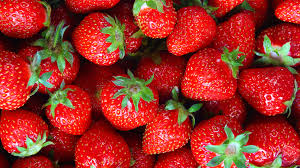
%> input picture assignments/1/color_constancy/strawberries.jpg, 300 x 168 px
$ octave --eval "result = AWB(imread('strawberries.jpg'));"   (GNU Octave 9; MATLAB toolbox functions it lacks are replaced by stand-ins)
%> lines starting %> are read from the running program, lines starting %| are printed output that depends on the picture
function [Ic] = AWB(I)


    I = im2double(I);

    % get the values for the color channels
    R = I(:,:,1);
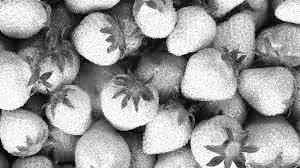
%> R: size 168x300 double; min 0, max 1, mean 0.614
    G = I(:,:,2);
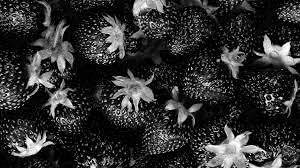
%> G: size 168x300 double; min 0, max 1, mean 0.19
    B = I(:,:,3);
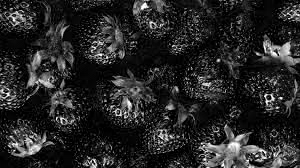
%> B: size 168x300 double; min 0, max 1, mean 0.152

    % get means of color channels
    Rm = mean(R(:));
%> Rm = 0.614
    Gm = mean(G(:));
%> Gm = 0.19
    Bm = mean(B(:));
%> Bm = 0.152

    % generate the corrected grayworld 128 part
    r = 128/Rm;
%> r = 208.6
    g = 128/Gm;
%> g = 674
    b = 128/Bm;
%> b = 840

    % initialize the "corrected" image with zeros
    [h, w, channels] = size(I);
%> h = 168; w = 300; channels = 3
    Ic = zeros(h, w, channels);

    % now we can do the correction
    % by multiplying the values
    % maybe this can be vectorized
    Ic(:,:,1) = I(:,:,1) * r;
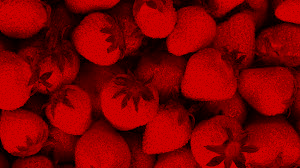
%> Ic: size 168x300x3 double; mean R, G, B 128, 0, 0
    Ic(:,:,2) = I(:,:,2) * g;
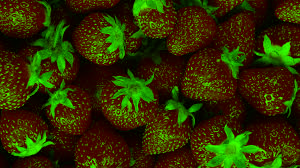
%> Ic: size 168x300x3 double; mean R, G, B 128, 128, 0; drawn with min black and max white
    Ic(:,:,3) = I(:,:,3) * b;
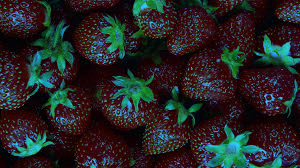
%> Ic: size 168x300x3 double; mean R, G, B 128, 128, 128; drawn with min black and max white

    Ic = uint8(Ic);
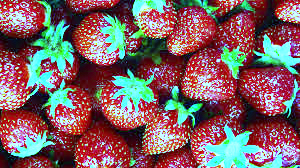
%> Ic: size 168x300x3 uint8; mean R, G, B 128, 97.6, 100.6

    % and show the figure
    figure(3)
    subplot(1,2,1)
    imshow(I)
    title('Original picture')
    subplot(1,2,2)
    imshow(Ic);
    title('Modified to be color constant')

end

$ run again, on assignments/1/color_constancy/awb.jpg
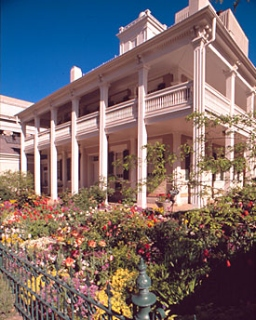
%> input picture assignments/1/color_constancy/awb.jpg, 256 x 320 px
%> in AWB, `B = I(:,:,3);`:
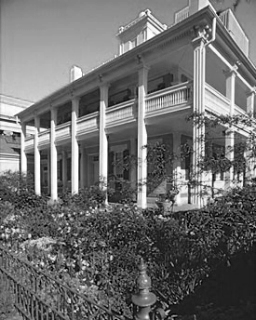
%> B: size 320x256 double; min 0, max 1, mean 0.429
%> Rm = 0.475
%> Gm = 0.421
%> Bm = 0.429
%> r = 269.4
%> g = 303.9
%> b = 298.6
%> in AWB, `Ic = uint8(Ic);`:
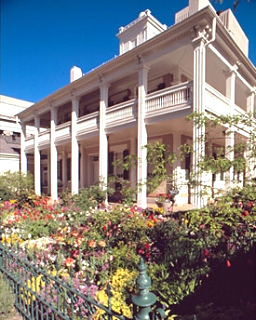
%> Ic: size 320x256x3 uint8; mean R, G, B 127.2, 126.2, 126.8

$ run again, on assignments/1/color_constancy/forest.jpg
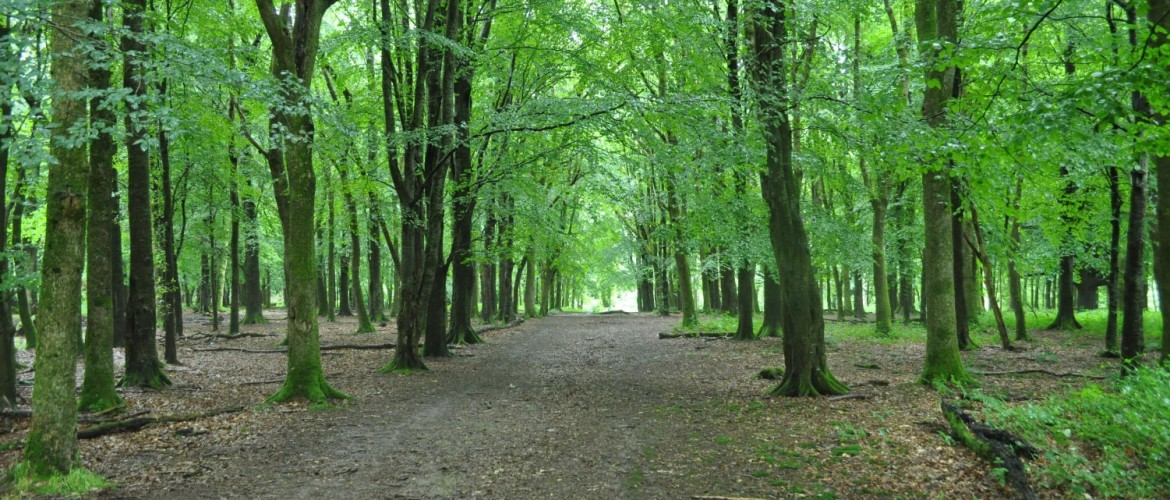
%> input picture assignments/1/color_constancy/forest.jpg, 1170 x 500 px
%> in AWB, `B = I(:,:,3);`:
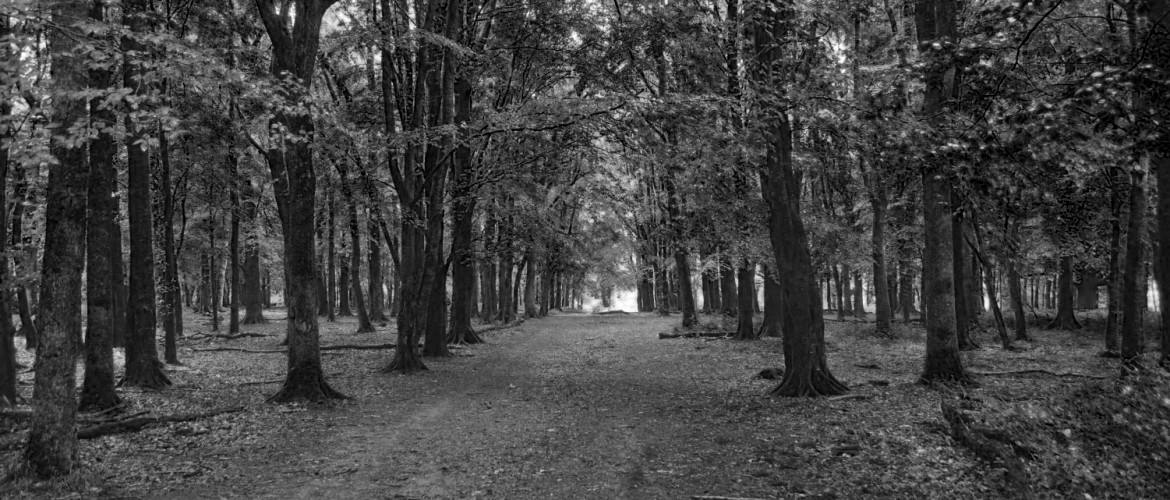
%> B: size 500x1170 double; min 0, max 1, mean 0.259
%> Rm = 0.321
%> Gm = 0.457
%> Bm = 0.259
%> r = 399.1
%> g = 280.1
%> b = 494.4
%> in AWB, `Ic = uint8(Ic);`:
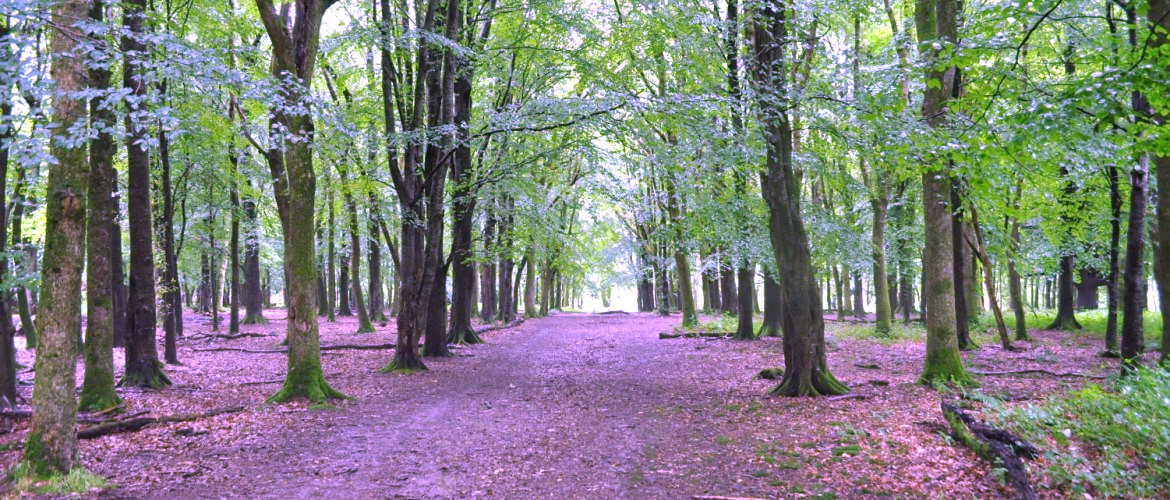
%> Ic: size 500x1170x3 uint8; mean R, G, B 127.3, 127.8, 126
